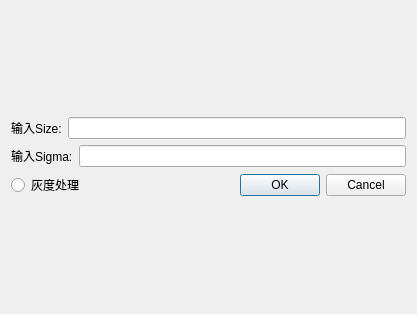
<?xml version="1.0" encoding="UTF-8"?>
<ui version="4.0">
 <class>Gauss_parameter</class>
 <widget class="QDialog" name="Gauss_parameter">
  <property name="geometry">
   <rect>
    <x>0</x>
    <y>0</y>
    <width>417</width>
    <height>314</height>
   </rect>
  </property>
  <property name="windowTitle">
   <string>Dialog</string>
  </property>
  <layout class="QVBoxLayout" name="verticalLayout_2">
   <item>
    <layout class="QVBoxLayout" name="verticalLayout">
     <item>
      <layout class="QHBoxLayout" name="horizontalLayout">
       <item>
        <widget class="QLabel" name="label">
         <property name="text">
          <string>输入Size:</string>
         </property>
        </widget>
       </item>
       <item>
        <widget class="QLineEdit" name="lineEdit"/>
       </item>
      </layout>
     </item>
     <item>
      <layout class="QHBoxLayout" name="horizontalLayout_2">
       <item>
        <widget class="QLabel" name="label_2">
         <property name="text">
          <string>输入Sigma:</string>
         </property>
        </widget>
       </item>
       <item>
        <widget class="QLineEdit" name="lineEdit_2"/>
       </item>
      </layout>
     </item>
     <item>
      <layout class="QHBoxLayout" name="horizontalLayout_3">
       <item>
        <widget class="QRadioButton" name="radioButton">
         <property name="text">
          <string>灰度处理</string>
         </property>
        </widget>
       </item>
       <item>
        <widget class="QDialogButtonBox" name="buttonBox">
         <property name="orientation">
          <enum>Qt::Horizontal</enum>
         </property>
         <property name="standardButtons">
          <set>QDialogButtonBox::Cancel|QDialogButtonBox::Ok</set>
         </property>
        </widget>
       </item>
      </layout>
     </item>
    </layout>
   </item>
  </layout>
 </widget>
 <resources/>
 <connections>
  <connection>
   <sender>buttonBox</sender>
   <signal>accepted()</signal>
   <receiver>Gauss_parameter</receiver>
   <slot>accept()</slot>
   <hints>
    <hint type="sourcelabel">
     <x>248</x>
     <y>254</y>
    </hint>
    <hint type="destinationlabel">
     <x>157</x>
     <y>274</y>
    </hint>
   </hints>
  </connection>
  <connection>
   <sender>buttonBox</sender>
   <signal>rejected()</signal>
   <receiver>Gauss_parameter</receiver>
   <slot>reject()</slot>
   <hints>
    <hint type="sourcelabel">
     <x>316</x>
     <y>260</y>
    </hint>
    <hint type="destinationlabel">
     <x>286</x>
     <y>274</y>
    </hint>
   </hints>
  </connection>
 </connections>
</ui>
